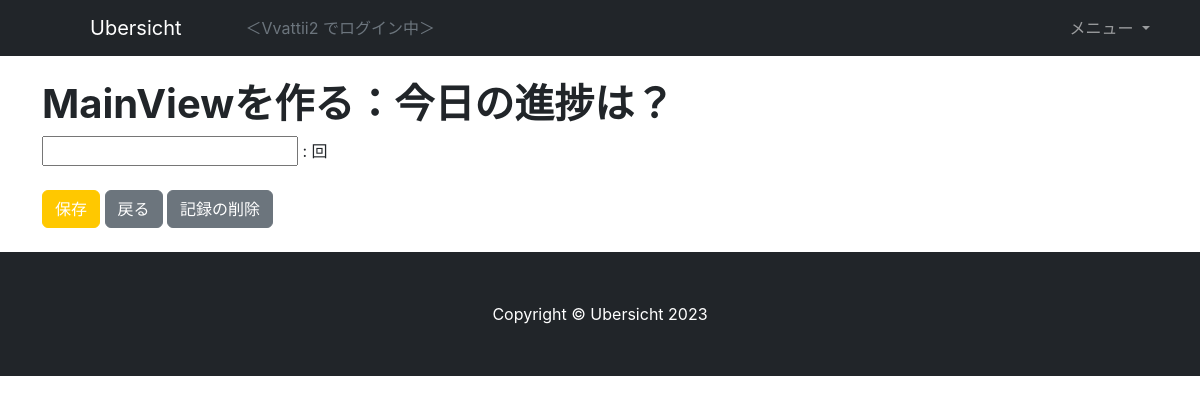
The app's page /record/add/1 (signed in), older data.
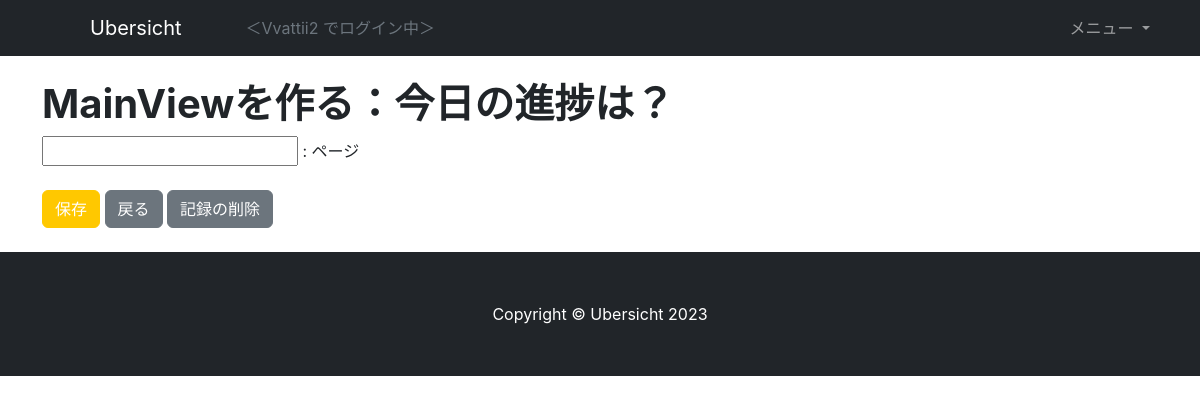
The same page, newer data.
### todo/models.py (models this page shows, shortened)
class Todos(models.Model):
    goal = models.ForeignKey(Goals, on_delete=models.CASCADE)
    title = models.CharField(verbose_name='タイトル', max_length=50)
    from_date = models.DateField(verbose_name='作成日', auto_now_add=True)
    until_date = models.DateField(verbose_name='期日', null=True, blank=True)
    image = models.ImageField(verbose_name='画像', null=True, blank=True,
                            upload_to='todo/images/')
    timer = models.IntegerField(verbose_name='タイマー', null=True, blank=True)
    amount = models.IntegerField(verbose_name='合計', null=True, blank=True)
    type = models.CharField(verbose_name='タイプ', default='task', max_length=20,
                            choices=TypeChoices.choices)
    current = models.IntegerField(verbose_name='進捗', default=0)
    memo = models.TextField(verbose_name='メモ', null=True, blank=True)
    state = models.IntegerField(verbose_name='状態', default=State.NORMAL.value)
    @property
    def unit(self) -> str:
        if self.type == 'task':
            return ''
        elif self.type == 'training':
            return '回'
        elif self.type == 'exam':
            return '点'
        elif self.type == 'reading':
            return 'ページ'
        else:
            return ''

### todo/views.py (the view)
# urls.py: path('record/add/<int:pk>', RecordView.as_view(), name='record'),
@method_decorator(login_required, name='dispatch')
class RecordView(DetailView):
    template_name = 'record.html'
    model = Todos
    context_object_name = 'todo'

### todo/templates/record.html (shortened to what this page needs)
{% extends 'base.html' %}
{% load static %}
{% block content %}
<div class="container">
    <div class="row py-4">
        <div class="col">
            <h1>{{ todo.title }}：今日の進捗は？</h1>
            <form action="done/" method="get">
                <input type="number" name="num" id="id_num" autofocus> : {{ todo.unit }} <br><br>
                <button type="submit" class="btn btn-primary">保存</button>
                <a href="{% url 'todo:todo_detail' pk=todo.pk %}" class="btn btn-secondary">戻る</a>
                <a href="{% url 'todo:record_list' pk=todo.pk %}" class="btn btn-secondary">記録の削除</a>
            </form>
        </div>
    </div>
</div>
{% endblock content %}

Row changes from the older to the newer data that the page shows:
changed Todos "MainViewを作る": unit "回" → "ページ"
